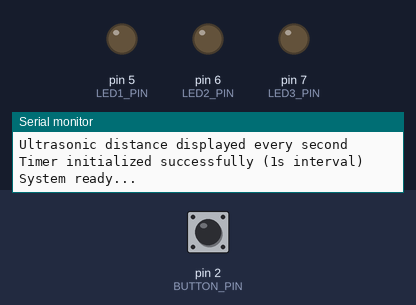
The sketch below on a simulated Arduino Uno, built with avr-gcc and run on an emulated ATmega328P. On the bench: output pins drawn as LEDs (lit = HIGH), the last lines printed to the serial monitor. The inputs (shaded band) are chosen by the test bench; at power-on: pin 2 (BUTTON_PIN) HIGH.

Above: at 3.2 s.
3.3 s: pin 2 (BUTTON_PIN) pulled LOW for 0.15 s
At 4.5 s:
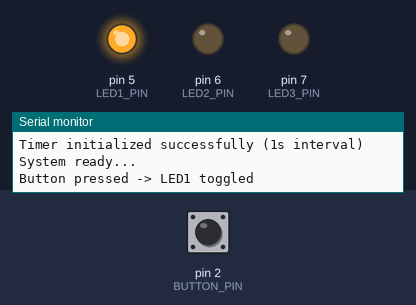
4.9 s: pin 2 (BUTTON_PIN) pulled LOW for 1 s
At 5.9 s:
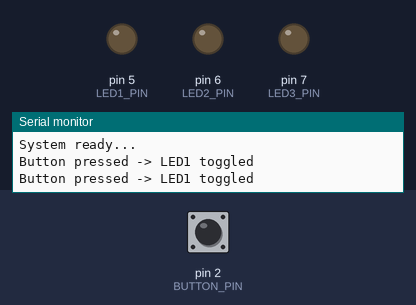
7.4 s: pin 2 (BUTTON_PIN) pulled LOW for 3.2 s
At 7.9 s:
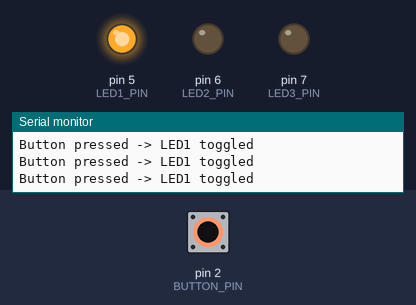
Timing chart, 0 to 10.4 s (numbered marks = the images above; inputs shaded):
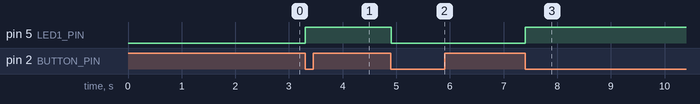

Measured:
- after the input at 3.3 s, pin 5 (LED1_PIN): LOW → HIGH at once
- after the input at 4.9 s, pin 5 (LED1_PIN): HIGH → LOW at once
- after the input at 7.4 s, pin 5 (LED1_PIN): LOW → HIGH at once

The sketch:

4.3D.ino
```cpp
#include <SAMDTimerInterrupt.h>
#include <DHT.h>

// Pin Definitions
#define BUTTON_PIN 2
#define DHT_PIN    11     // DHT22 data pin
#define TRIG_PIN   9
#define ECHO_PIN   10
#define LED1_PIN   5
#define LED2_PIN   6    // Now controlled by DHT22 temperature
#define LED3_PIN   7

SAMDTimer ITimer(TIMER_TCC);

//  DHT Sensor Setup
#define DHTTYPE DHT22
DHT dht(DHT_PIN, DHTTYPE);

// Volatile Flags for interrupt communication
volatile bool buttonPressed = false;
// volatile bool motionDetected = false;
volatile bool timerEvent = false;

// LED States
bool led1State = LOW;
bool led2State = LOW;
bool led3State = LOW;

// Debounce timing
unsigned long lastButtonTime = 0;

// Ultrasonic distance
float lastDistance = 0.0;

void handleButton() {
  static unsigned long lastInterruptTime = 0;
  unsigned long interruptTime = millis();

  // Software debouncing
  if (interruptTime - lastInterruptTime > 200) {
    buttonPressed = true;
  }
  lastInterruptTime = interruptTime;
}


void TimerHandler() {
  timerEvent = true;
}

// Ultrasonic sensor reading function
float readUltrasonic() {
  // Send trigger pulse
  digitalWrite(TRIG_PIN, LOW);
  delayMicroseconds(2);
  digitalWrite(TRIG_PIN, HIGH);
  delayMicroseconds(10);
  digitalWrite(TRIG_PIN, LOW);

  // Read echo pulse duration
  unsigned long duration = pulseIn(ECHO_PIN, HIGH, 30000);

  // Calculate distance in cm
  if (duration > 0) {
    lastDistance = duration * 0.0343 / 2.0;
  }

  return lastDistance;
}

// Setup function
void setup() {
  Serial.begin(115200);
  delay(2000);   // Wait for serial monitor

  Serial.println(" SIT210 Task 4.3D: Multiple Interrupts ");
  Serial.println("Using SAMDTimerInterrupt v1.7.0");
  Serial.println("Press button to toggle LED1");
  Serial.println("High temperature will toggle LED2");
  Serial.println("LED3 toggles every second via timer interrupt");
  Serial.println("Ultrasonic distance displayed every second");

  dht.begin(); //  Initialize DHT sensor

  // Initialize LED pins
  pinMode(LED1_PIN, OUTPUT);
  pinMode(LED2_PIN, OUTPUT);
  pinMode(LED3_PIN, OUTPUT);

  // Initialize input pins
  pinMode(BUTTON_PIN, INPUT_PULLUP);
  pinMode(DHT_PIN, INPUT); // Set pinMode for DHT
  pinMode(TRIG_PIN, OUTPUT);
  pinMode(ECHO_PIN, INPUT);

  // Set initial states
  digitalWrite(LED1_PIN, LOW);
  digitalWrite(LED2_PIN, LOW);
  digitalWrite(LED3_PIN, LOW);
  digitalWrite(TRIG_PIN, LOW);

  // Attach external interrupts
  attachInterrupt(digitalPinToInterrupt(BUTTON_PIN), handleButton, FALLING);

  // Initialize timer interrupt (1 second interval)
  if (ITimer.attachInterruptInterval(1000000, TimerHandler)) {
    Serial.println("Timer initialized successfully (1s interval)");
  } else {
    Serial.println("Timer initialization failed!");
  }

  Serial.println("System ready...");
}

// Main loop
void loop() {
  unsigned long currentTime = millis();

  // Handle button interrupt
  if (buttonPressed && (currentTime - lastButtonTime > 200)) {
    buttonPressed = false;
    lastButtonTime = currentTime;

    led1State = !led1State;
    digitalWrite(LED1_PIN, led1State);
    Serial.println("Button pressed -> LED1 toggled");
  }

  // Handle timer interrupt
  if (timerEvent) {
    timerEvent = false;

    // Toggle LED3
    led3State = !led3State;
    digitalWrite(LED3_PIN, led3State);

    // Read and display ultrasonic distance
    float distance = readUltrasonic();
    Serial.print("Timer event -> LED3 toggled | Distance: ");
    Serial.print(distance);
    Serial.print(" cm");

    // Read DHT22 sensor
    float temp = dht.readTemperature();
    float hum = dht.readHumidity();
    Serial.print(" | Temp: ");
    Serial.print(temp);
    Serial.print("°C, Humidity: ");
    Serial.print(hum);
    Serial.println("%");

    // Trigger LED2 based on temperature threshold
    if (temp > 25.0) {
      led2State = !led2State;
      digitalWrite(LED2_PIN, led2State);
      Serial.println("Temperature threshold crossed -> LED2 toggled");
    }
  }

  // Small delay to prevent busy waiting
  delay(10);
}
```
